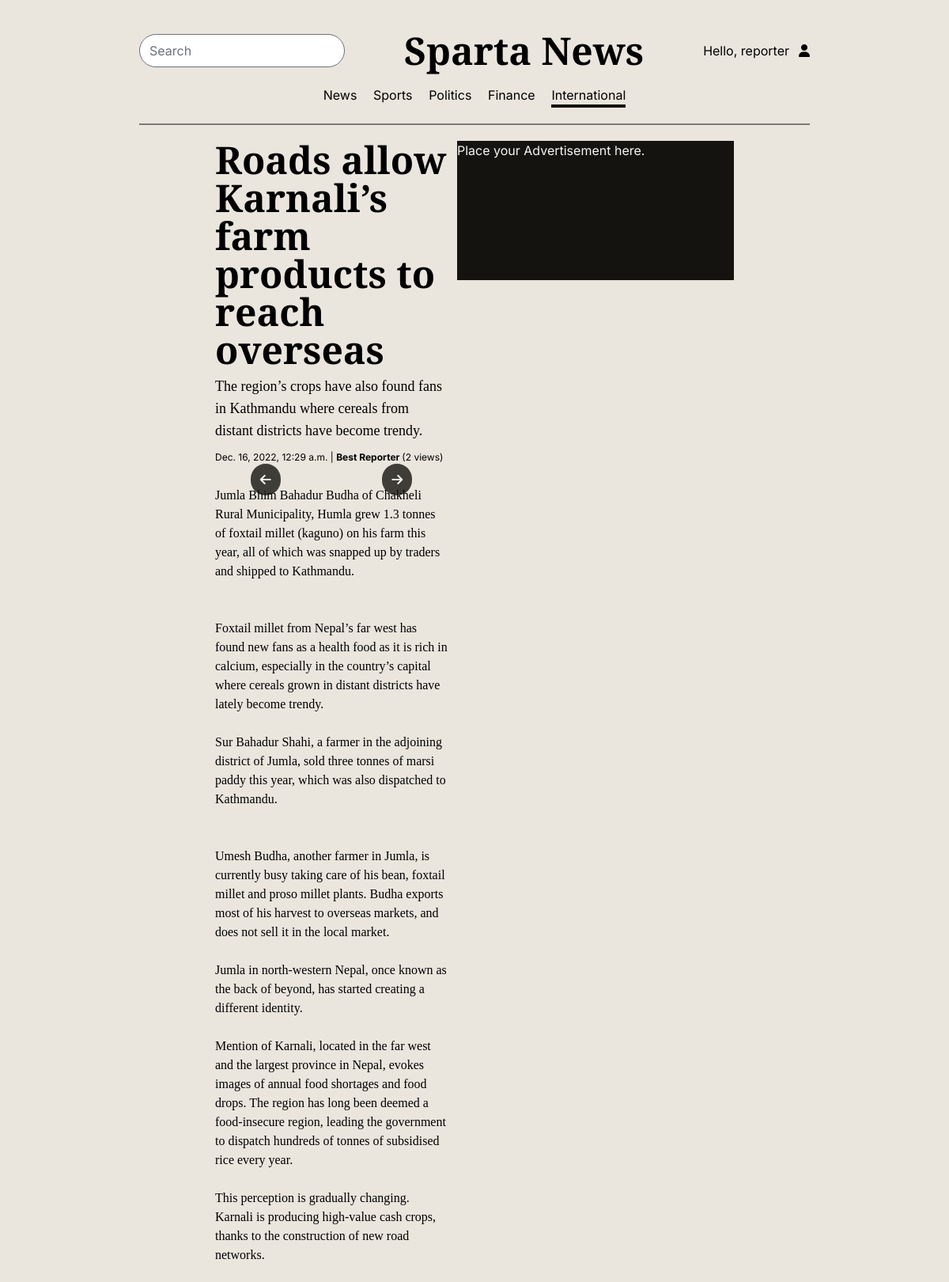
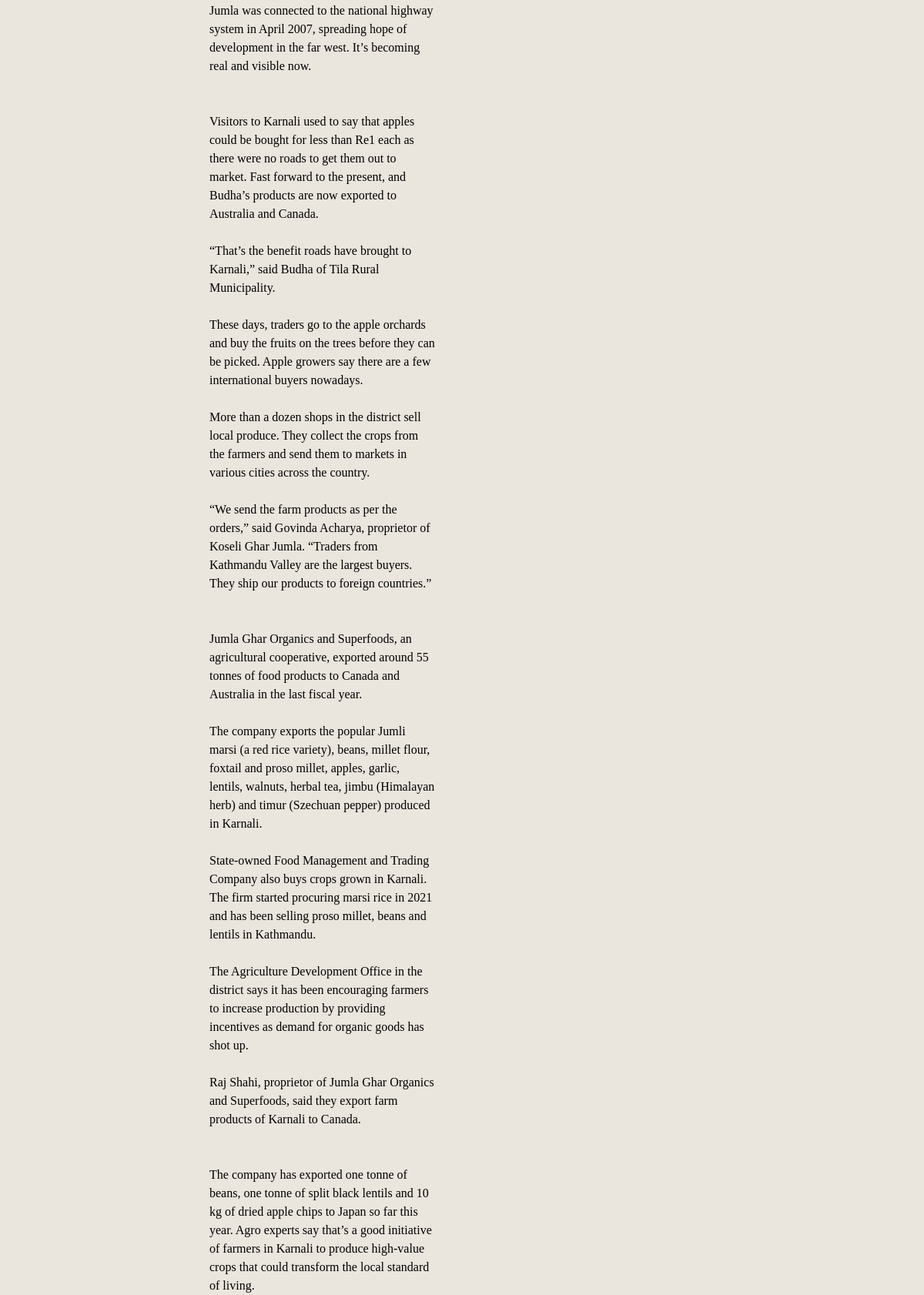
The page /news/roads-allow-karnalis-farm-products-to-reach/ (signed in) on the database its author committed (2 pictures, top to bottom).
### news_portal/models.py (models this page shows, shortened)
class PortalUser(AbstractBaseUser):
    user_type = models.CharField(
        max_length=25, choices=UserTypes.choices, default=UserTypes.READER
    )
    username = models.CharField(max_length=50, unique=True)
    email = models.EmailField(max_length=100, null=True, blank=True)
    is_active = models.BooleanField(default=True)
    is_staff = models.BooleanField(default=False)
    is_admin = models.BooleanField(default=False)
    is_superuser = models.BooleanField(default=False)
    is_verified = models.BooleanField(default=False)
    first_name = models.CharField(
        max_length=100, verbose_name="First Name", null=True, blank=True
    )
    middle_name = models.CharField(
        max_length=100, verbose_name="Middle Name", null=True, blank=True
    )
    last_name = models.CharField(
        max_length=100, verbose_name="Last Name", null=True, blank=True
    )
    gender = models.CharField(
        max_length=20,
        verbose_name="Gender",
        choices=GENDER_CHOICES,
        null=True,
        blank=True,
    )
    dob = models.DateField(verbose_name="Date of Birth", null=True, blank=True)
    contact_number = models.CharField(
        max_length=10, verbose_name="Contact Number", null=True, blank=True
    )
    photo = models.ImageField(
        verbose_name="User Photo", null=True, blank=True, upload_to="photos"
    )
    city = models.CharField(
        max_length=50, verbose_name="Permanent Address", null=True, blank=True
    )
    USERNAME_FIELD = "username"
    objects = PortalUserManager()

class News(models.Model):
    slug = models.SlugField(unique=True)
    created_by = models.ForeignKey(Reporter, on_delete=models.PROTECT)
    title = models.CharField(max_length=1000, verbose_name="Title")
    sub_title = models.CharField(max_length=1000, verbose_name="Sub Title")
    body = models.TextField(verbose_name="Body")
    image1 = models.ImageField(
        blank=True, null=True, upload_to="photos", verbose_name="Images"
    )
    image2 = models.ImageField(
        blank=True, null=True, upload_to="photos", verbose_name="Images"
    )
    image3 = models.ImageField(
        blank=True, null=True, upload_to="photos", verbose_name="Images"
    )
    source = models.CharField(max_length=100, choices=SOURCE_CHOICES)
    location = models.CharField(max_length=100)
    category = models.CharField(max_length=100, choices=NewsCategory.choices)
    upload_date = models.DateTimeField(auto_now_add=True)
    edit_date = models.DateTimeField(auto_now=True)
    is_anonymous = models.BooleanField(
        default=False, verbose_name="Report Anonymously?"
    )
    view_count = models.BigIntegerField(default=0)
    coin_generated = models.BigIntegerField(default=0)
    objects = NewsManager()

### news_portal/views.py (the view)
# urls.py: path("news/<slug:slug>/", view_news, name="view_news"),
def view_news(request: HttpRequest, slug):
    news = get_object_or_404(News, slug=slug)
    news.view_count += 1
    news.save()
    context = {
        "news": news,
        "news_categories": NewsCategory.choices,
        "active_cat": news.category,
    }
    return render(request, "news_portal/news/index.html", context)

### news_portal/templates/news_portal/news/index.html (shortened to what this page needs)
{% extends 'base.html' %}
{% load static %}
{% block bodyContent %}
<body class="bg-tan mx-20 px-24">
    {% include 'navbar.html' %}
    <div class="container px-24 mx-auto flex gap-3">
        <div class="news-container gap-3 w-auto flex flex-col">
            <div class="headings">
                <h1 class="font-heading font-semibold text-5xl">{{news.title}}</h1>
                <h1 class="font-heading font-medium text-lg mt-2">{{news.sub_title}}</h1>
            </div>
            <div class="author text-xs">
                {{news.upload_date}} | <strong>
                    {% if news.is_anonymous %}
                    Anonymous
                    {% else %}
                    {{news.created_by.first_name}} {{news.created_by.last_name}}
                    {% endif %}
                </strong> ({{news.view_count}} view{{news.view_count|pluralize}})
            </div>
            <div class="news-contents">
                {% if news.image1 or news.image2 or news.image3 %}
                <div id="news-image-holder" class="my-2 w-3/4 mx-auto h-fit relative">
                    <i class="fa-solid fa-arrow-left absolute z-20 text-white left-2 top-1/2 bg-black p-3 rounded-full bg-opacity-80 hover:bg-opacity-40 cursor-pointer transition-all duration-300 -translate-y-1/2"
                        id="browse-left"></i>
                    <i class="fa-solid fa-arrow-right absolute z-20 text-white right-2 top-1/2 bg-black p-3 rounded-full bg-opacity-80 hover:bg-opacity-40 cursor-pointer transition-all duration-300 -translate-y-1/2"
                        id="browse-right"></i>
                </div>
                {% endif %}
                <p class="font-roman">{{news.location}} {{news.body|linebreaksbr}}</p>
            </div>
        </div>
        <aside>
            <div class="ad-banner bg-black w-smallAd text-white h-44">
                Place your Advertisement here.
            </div>
        </aside>
    </div>
</body>
{% endblock %}

### news_portal/templates/navbar.html (shortened to what this page needs)
<nav class="pt-10 pb-5 border-b-2 border-b-black border-opacity-50 mb-5">
    <div class="top-bar flex items-center justify-between">
        <input type="text" placeholder="Search" class="rounded-full">
        <h1 class="font-heading text-5xl font-bold">Sparta News</h1>
        <div class="user-links flex items-center relative gap-3">
            {% if user.is_authenticated %}
            Hello, {{user.username}} <i class="fa-solid fa-user"></i>
            {% else %}
            <a href="{% url 'login' %}" class="rounded-full px-5 py-2">Login</a>
            <a href="{% url 'register' %}"
                class="rounded-full bg-black text-white  hover:bg-opacity-80 cursor-pointer transition-colors duration-300 px-5 py-2">Register</a>
            {% endif %}
        </div>
    </div>
    <div class="bottom-bar flex mx-auto justify-evenly mt-5 w-1/2">
        <a href="{% url 'home' %}" {% if active_cat == 'news' %} class="border-b-4 border-b-black" {% endif %}>News</a>
        {% for cat_value, cat_label in news_categories %}
        <a href="{% url 'cat_view' cat_value %}" {% if active_cat == cat_value %} class="border-b-4 border-b-black"
            {% endif %}>{{cat_label}}</a>
        {% endfor %}
    </div>
</nav>

### rows shown on the page
PortalUser: username "reporter"
News: title "Roads allow Karnali’s farm products to reach overseas", sub_title "The region’s crops have also found fans in Kathmandu where cereals from distant districts have become trendy.", upload_date "Dec. 16, 2022, 12:29 a.m.", created_by.first_name "Best", created_by.last_name "Reporter", view_count "2", location "Jumla", body "Bhim Bahadur Budha of Chakheli Rural Municipality, Humla grew 1.3 tonnes of foxtail millet (kaguno) on his farm this year, all of which was snapped up by traders and shipped to Kathmandu. Foxtail millet from Nepal’s far west has found new fans as a health food as it is rich in calcium, especially in the country’s capital where cereals grown in distant districts have lately become trendy. Sur Bahadur Shahi, a farmer in the adjoining district of Jumla, sold three tonnes of marsi paddy this year, which was also dispatched to Kathmandu. Umesh Budha, another farmer in Jumla, is currently busy taking care of his bean, foxtail millet and proso millet plants. Budha exports most of his harvest to…"

### other values the page prints
{{ cat_label }} "Sports" "Politics" "Finance" "International"
